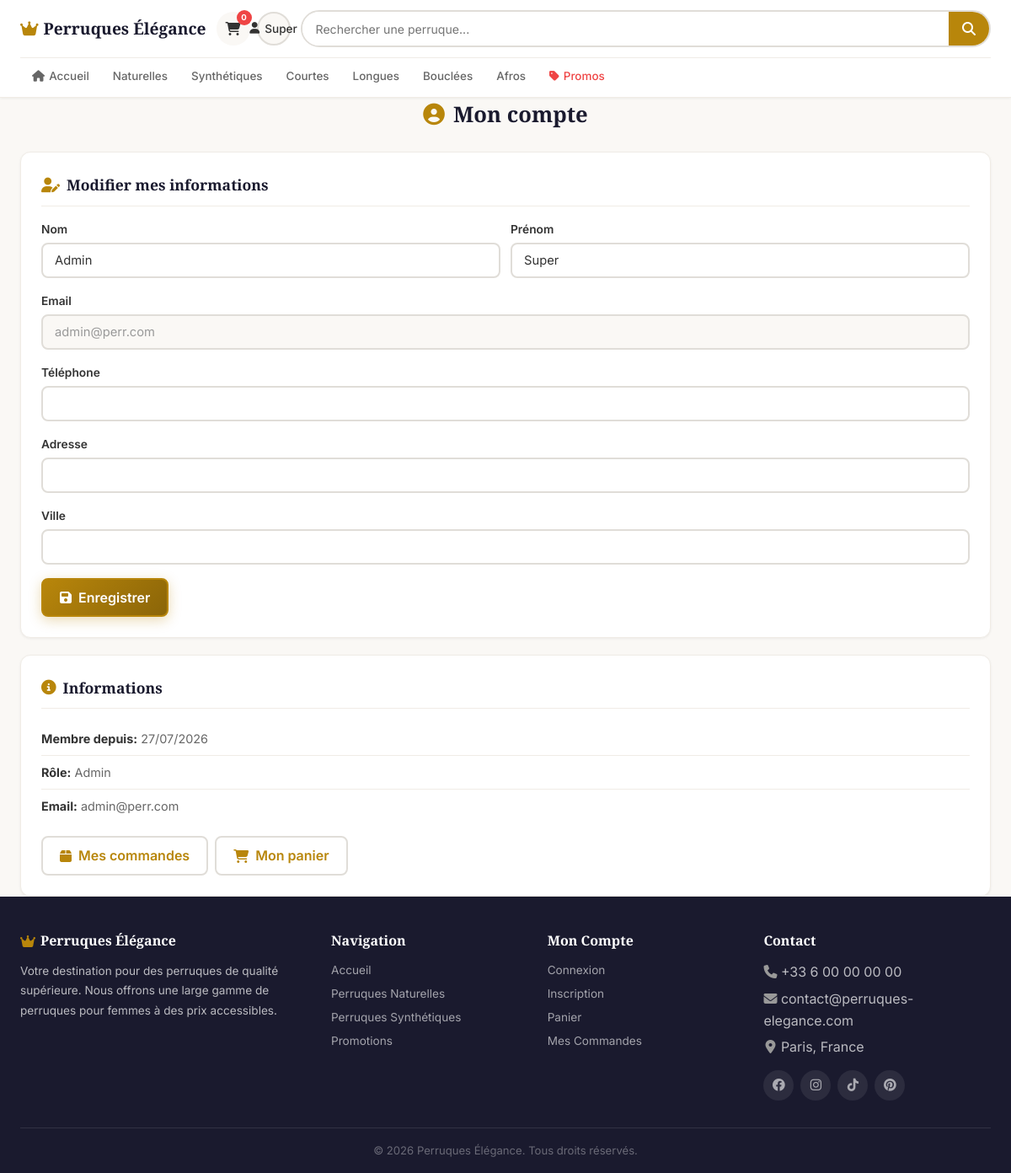
Page /mon-compte.php (signed in) on the committed database.
### tables this page shows
CREATE TABLE IF NOT EXISTS utilisateurs (
    id INT AUTO_INCREMENT PRIMARY KEY,
    nom VARCHAR(100) NOT NULL,
    prenom VARCHAR(100) NOT NULL,
    email VARCHAR(150) NOT NULL UNIQUE,
    mot_de_passe VARCHAR(255) NOT NULL,
    telephone VARCHAR(20),
    adresse TEXT,
    ville VARCHAR(100),
    role ENUM('client', 'admin') DEFAULT 'client',
    date_inscription DATETIME DEFAULT CURRENT_TIMESTAMP
);

### config/database.php (called while the page is built, shortened)
<?php
function sanitize($data) {
    return htmlspecialchars(trim($data), ENT_QUOTES, 'UTF-8');
}

### mon-compte.php (the view, shortened to what this page needs)
<?php
require_once 'config/database.php';
$pdo = getConnection();
$userId = $_SESSION['user_id'];
$user = $pdo->prepare("SELECT * FROM utilisateurs WHERE id = ?");
$user->execute([$userId]);
$user = $user->fetch();
require_once 'includes/header.php';
?>
<div class="page-title">
    <h1><i class="fas fa-user-circle"></i> Mon compte</h1>
</div>
<div class="account-container">
    <div class="account-card">
        <h2><i class="fas fa-user-edit"></i> Modifier mes informations</h2>
        <form method="POST" class="auth-form">
            <div class="form-row">
                <div class="form-group">
                    <label>Nom</label>
                    <input type="text" name="nom" value="<?= sanitize($user['nom']) ?>" required>
                </div>
                <div class="form-group">
                    <label>Prénom</label>
                    <input type="text" name="prenom" value="<?= sanitize($user['prenom']) ?>" required>
                </div>
            </div>
            <div class="form-group">
                <label>Email</label>
                <input type="email" value="<?= sanitize($user['email']) ?>" readonly>
            </div>
            <div class="form-group">
                <label>Téléphone</label>
                <input type="tel" name="telephone" value="<?= sanitize($user['telephone'] ?? '') ?>">
            </div>
            <div class="form-group">
                <label>Adresse</label>
                <input type="text" name="adresse" value="<?= sanitize($user['adresse'] ?? '') ?>">
            </div>
            <div class="form-group">
                <label>Ville</label>
                <input type="text" name="ville" value="<?= sanitize($user['ville'] ?? '') ?>">
            </div>
            <button type="submit" class="btn btn-primary"><i class="fas fa-save"></i> Enregistrer</button>
        </form>
    </div>
    <div class="account-card">
        <h2><i class="fas fa-info-circle"></i> Informations</h2>
        <div class="account-info">
            <p><strong>Membre depuis:</strong> <?= date('d/m/Y', strtotime($user['date_inscription'])) ?></p>
            <p><strong>Rôle:</strong> <?= ucfirst($user['role']) ?></p>
            <p><strong>Email:</strong> <?= sanitize($user['email']) ?></p>
        </div>
        <div class="account-links">
            <a href="mes-commandes.php" class="btn btn-outline"><i class="fas fa-box"></i> Mes commandes</a>
            <a href="panier.php" class="btn btn-outline"><i class="fas fa-shopping-cart"></i> Mon panier</a>
        </div>
    </div>
</div>
<?php require_once 'includes/footer.php'; ?>

### css/style.css (style rules this page uses)
:root { --primary: #b8860b; --primary-light: #d4a843; --primary-dark: #8b6508; --primary-bg: #fdf8ef; --accent: #e8c87a; --dark: #1a1a2e; --dark-mid: #2d2d44; --text: #333; --text-light: #666; --text-muted: #999; --bg: #faf8f5; --bg-admin: #f0f2f5; --white: #fff; --border: #e0ddd8; --border-light: #f0ece6; --success: #22c55e; --success-bg: #dcfce7; --danger: #ef4444; --danger-bg: #fee2e2; --danger-color: #991b1b; --warning: #f59e0b; --warning-bg: #fef3c7; --info: #3b82f6; --info-bg: #dbeafe; --radius: 12px; --radius-sm: 8px; --radius-lg: 20px; --shadow-sm: 0 1px 3px rgba(0,0,0,0.06); --shadow: 0 4px 20px rgba(0,0,0,0.08); --shadow-lg: 0 8px 40px rgba(0,0,0,0.12); --sidebar-w: 260px; --topbar-h: 64px; --transition: all 0.25s cubic-bezier(0.4,0,0.2,1); }
*, *::before, *::after { margin: 0; padding: 0; box-sizing: border-box; }
html { scroll-behavior: smooth; }
body { font-family: 'Inter', -apple-system, BlinkMacSystemFont, sans-serif; background: var(--bg); color: var(--text); line-height: 1.6; min-height: 100vh; -webkit-font-smoothing: antialiased; }
a { color: var(--primary); text-decoration: none; transition: var(--transition); }
button, input, select, textarea { font-family: inherit; font-size: inherit; }
.btn { display: inline-flex; align-items: center; justify-content: center; gap: 8px; padding: 10px 20px; border: 2px solid transparent; border-radius: var(--radius-sm); cursor: pointer; font-weight: 600; text-decoration: none; transition: var(--transition); white-space: nowrap; line-height: 1.4; }
.btn-primary { background: linear-gradient(135deg, var(--primary), var(--primary-dark)); color: #fff; border-color: var(--primary); box-shadow: 0 4px 15px rgba(184, 134, 11, 0.3); }
.btn-outline { background: transparent; color: var(--primary); border-color: var(--border); }
.page-title { text-align: center; margin-bottom: 24px; }
.page-title h1 { font-family: 'Playfair Display', serif; font-size: 1.6rem; color: var(--dark); display: flex; align-items: center; justify-content: center; gap: 10px; }
.page-title h1 i { color: var(--primary); }
.form-group { margin-bottom: 16px; }
.form-group label { display: block; margin-bottom: 5px; font-weight: 600; font-size: 0.86rem; color: var(--text); }
.form-group input, .form-group textarea, .form-group select { width: 100%; padding: 10px 14px; border: 2px solid var(--border); border-radius: var(--radius-sm); font-size: 0.92rem; color: var(--text); transition: var(--transition); background: var(--white); }
.form-group input[readonly] { background: var(--bg); color: var(--text-muted); cursor: not-allowed; }
.form-row { display: grid; grid-template-columns: 1fr; gap: 12px; }
.account-container { display: grid; grid-template-columns: 1fr; gap: 20px; }
.account-card { background: var(--white); border-radius: var(--radius); padding: 24px; box-shadow: var(--shadow-sm); border: 1px solid var(--border-light); }
.account-card h2 { font-family: 'Playfair Display', serif; font-size: 1.1rem; color: var(--dark); margin-bottom: 16px; display: flex; align-items: center; gap: 8px; padding-bottom: 10px; border-bottom: 1px solid var(--border-light); }
.account-card h2 i { color: var(--primary); }
.account-info p { padding: 8px 0; font-size: 0.9rem; color: var(--text-light); border-bottom: 1px solid var(--border-light); }
.account-info p:last-child { border-bottom: none; }
.account-info p strong { color: var(--text); }
.account-links { display: flex; gap: 8px; margin-top: 16px; flex-wrap: wrap; }
@media (min-width: 768px) { .form-row { grid-template-columns: 1fr 1fr; } }

### rows in the picture
utilisateurs: nom "Admin", prenom "Super", email "admin@perr.com", date_inscription "27/07/2026", role "Admin"

### other values in the picture
getCartCount() "0"
$_SESSION['user_prenom'] "Super"
